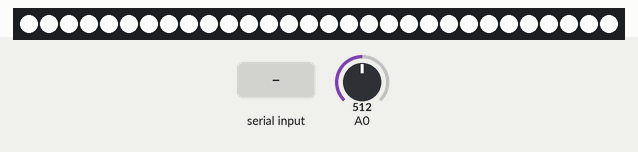
Simulated run of this sketch. Board: Arduino Uno, built with avr-gcc and run on an emulated ATmega328P. Parts: 30 RGB LEDs in strip order, left to right. The inputs (shaded band) are chosen by the test bench; at power-on: A0 = 512. What the sketch prints to the serial monitor is not drawn.

Above: at 1.2 s.
1.3 s: "R" received over Serial
At 2.5 s:
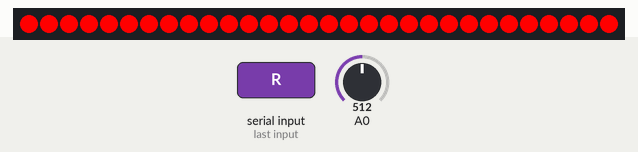
2.8 s: "G" received over Serial
At 4.0 s:
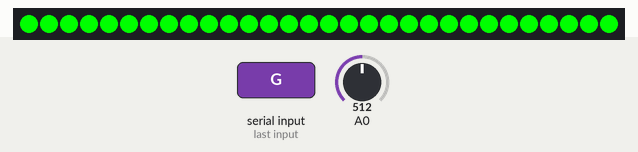
4.3 s: "B" received over Serial
At 5.5 s:
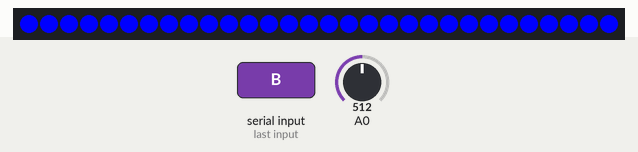
5.8 s: "Y" received over Serial
At 6.8 s:
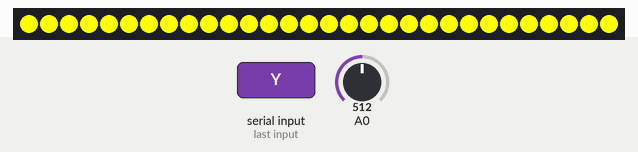
7.3 s: A0 set to 106
10.3 s: A0 set to 88
Timing chart, 0 to 13.3 s (numbered marks = the images above; inputs shaded):
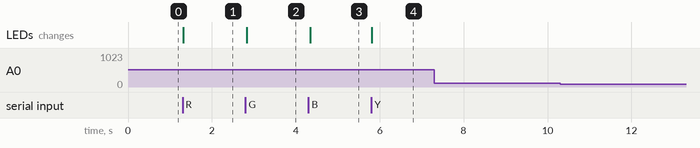

Measured:
- after the input at 1.3 s, the LEDs: change at once (image 1)
- after the input at 2.8 s, the LEDs: change at once (image 2)
- after the input at 4.3 s, the LEDs: change at once (image 3)
- after the input at 5.8 s, the LEDs: change at once (image 4)
- after the input at 7.3 s, every drawn part: stays the same
- after the input at 10.3 s, every drawn part: stays the same

The sketch:

Final.ino
```cpp
//Bibliothèque de gestion des capteurs Skywriter et RGB sensor.

#include <Wire.h>
#include "Adafruit_TCS34725.h"
#include <Adafruit_NeoPixel.h>


//Adafruit_TCS34725 tcs = Adafruit_TCS34725(TCS34725_INTEGRATIONTIME_50MS, TCS34725_GAIN_4X);

// On définit l'emplacement de nos composants
#define BROCHE_LED  2
#define NUMPIXELS   30

Adafruit_NeoPixel pixels = Adafruit_NeoPixel (NUMPIXELS, BROCHE_LED, NEO_GRB + NEO_KHZ800);

char val;

// On définit dans le setup nos composant
void setup() {
  Serial.begin(9600);
  pixels.begin();
  mesLeds(255, 255, 255);
  pinMode(BROCHE_LED, OUTPUT);
  while (!Serial) {};
  Serial.println("Hello world!");
  //Serial.println("Color View Test!");
}

// The commented out code in loop is example of getRawData with clear value.
// Processing example colorview.pde can work with this kind of data too, but It requires manual conversion to
// [0-255] RGB value. You can still uncomments parts of colorview.pde and play with clear value.


// Puisn On définit une valeur aux couleurs de nos LED
void loop() {
  if (Serial.available() > 0) {
    val = Serial.read();
  }

  float red, green, blue;
  float flex = analogRead(0);

  if (val == 'R') {
    mesLeds(255, 0, 0);
  } else if (val == 'G') {
    mesLeds(0, 255, 0);
  } else if (val == 'B') {
    mesLeds(0, 0, 255);
  } else if (val == 'Y') {
    mesLeds(255, 255, 0);
  } else {
    mesLeds(255, 255, 255);
  }

  //tcs.setInterrupt(false);  // turn on LED

 // delay(60);  // takes 50ms to read

 // tcs.getRGB(&red, &green, &blue);

  //tcs.setInterrupt(true);  // turn off LED


  // construire une chaine de caractère par concatenation
  String json;
  json = "{\"flex\":"; // on ajoute la première clé "photor1"
  json = json + flex; // on ajoute la première valeur
  json = json +",\"red\":"; // on ajoute la seconde clé "photor2"
  json = json +  int(red);// on ajoute la seconde valeur
  json = json +",\"green\":"; // on ajoute la seconde clé "photor2"
  json = json +  int(green);// on ajoute la seconde valeur
  json = json +",\"blue\":"; // on ajoute la seconde clé "photor2"
  json = json +  int(blue);// on ajoute la seconde valeur
  json = json + "}";
  Serial.println(json);
}


void mesLeds(int r, int v, int b) {
  for (int i = 0; i < pixels.numPixels(); i++) { // Le ruban prendra la couleur voulu
    pixels.setPixelColor(i, r, v, b);
  }
  pixels.show();
}
```
